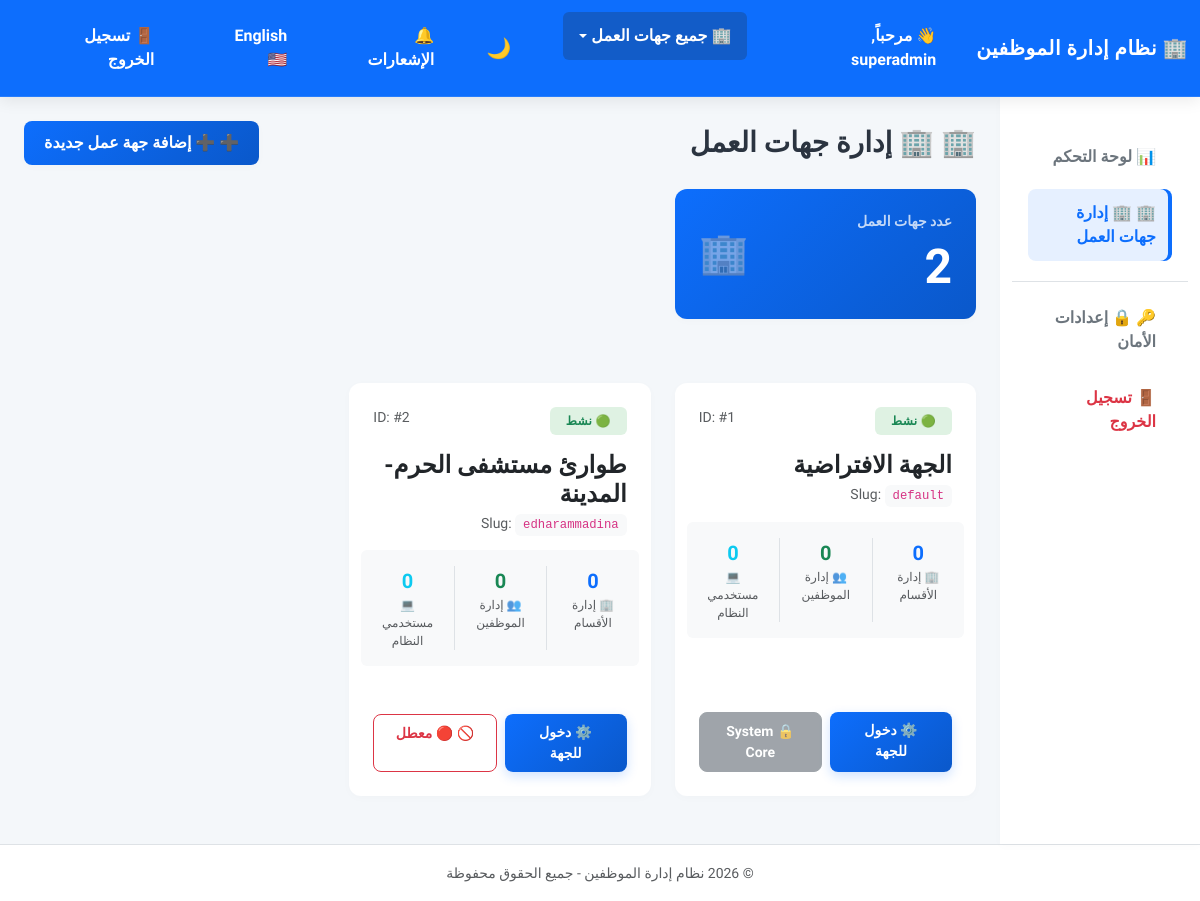
Page /admin/organizations.php (signed in) on the committed database.
### tables this page shows
CREATE TABLE `organizations` (
  `id` int(11) NOT NULL AUTO_INCREMENT,
  `name_ar` varchar(150) NOT NULL,
  `name_en` varchar(150) NOT NULL,
  `slug` varchar(50) NOT NULL,
  `status` enum('active','suspended') DEFAULT 'active',
  `created_at` timestamp NOT NULL DEFAULT current_timestamp(),
  PRIMARY KEY (`id`),
  UNIQUE KEY `name_ar` (`name_ar`),
  UNIQUE KEY `name_en` (`name_en`),
  UNIQUE KEY `slug` (`slug`)
);

### includes/languages.php (called while the page is built, shortened)
<?php
$translations['ar']['prevent_overlapping_leaves'] = 'منع تداخل الإجازات';
$translations['en']['prevent_overlapping_leaves'] = 'Prevent Overlapping Leaves';
$translations['ar']['allow_past_leaves'] = 'السماح بتقديم إجازة بأثر رجعي (تواريخ سابقة)';
$translations['en']['allow_past_leaves'] = 'Allow Retroactive Leaves (Past Dates)';
$translations['ar']['past_leaves_error'] = 'عذراً، غير مسموح بتقديم طلب إجازة في تاريخ قد مضى.';
$translations['en']['past_leaves_error'] = 'Sorry, requesting a leave in the past is not allowed.';
$translations['ar']['leave_controls'] = 'ضوابط وأنظمة الإجازات';
$translations['en']['leave_controls'] = 'Leave Policies & Controls';
$translations['ar']['overlapping_leaves_error'] = 'عذراً، يوجد لديك إجازة سابقة (معلقة أو مقبولة) تتداخل مع هذه التواريخ.';
$translations['en']['overlapping_leaves_error'] = 'Sorry, you have a previous leave (pending or approved) that overlaps with these dates.';
$translations['ar']['security_settings'] = '🔒 إعدادات الأمان';
$translations['en']['security_settings'] = '🔒 Security Settings';
$translations['ar']['2fa_title'] = 'التحقق الثنائي باستخدام تطبيق (2FA)';
$translations['en']['2fa_title'] = 'Two-Factor Authentication (2FA)';
$translations['ar']['2fa_active_title'] = 'ميزة التحقق الثنائي نشطة حالياً لحماية حسابك!';
$translations['en']['2fa_active_title'] = 'Two-Factor Authentication is currently active!';
$translations['ar']['2fa_active_desc'] = 'في كل مرة تقوم فيها بتسجيل الدخول، سيُطلب منك إدخال رمز التحقق المكون من 6 أرقام من تطبيق Authenticator الخاص بك.';
$translations['en']['2fa_active_desc'] = 'Each time you login, you will be required to enter the 6-digit verification code from your Authenticator app.';
$translations['ar']['2fa_disable_title'] = 'تعطيل التحقق الثنائي';
$translations['en']['2fa_disable_title'] = 'Disable Two-Factor Authentication';
$translations['ar']['2fa_disable_desc'] = 'لتعطيل هذه الميزة الأمنية، يرجى إدخال الرمز الحالي من تطبيق التحقق للـتأكيد:';
$translations['en']['2fa_disable_desc'] = 'To disable this security feature, please enter the current code from your Authenticator app to confirm:';
$translations['ar']['2fa_disable_btn'] = '🔴 تعطيل التحقق الثنائي';
$translations['en']['2fa_disable_btn'] = '🔴 Disable Two-Factor Authentication';
$translations['ar']['2fa_setup_title'] = 'إعداد التحقق الثنائي (2FA)';
$translations['en']['2fa_setup_title'] = 'Setup Two-Factor Authentication (2FA)';
$translations['ar']['2fa_setup_desc'] = 'التحقق الثنائي يضيف طبقة أمان إضافية لحسابك. تحتاج لتنزيل تطبيق مثل Google Authenticator أو Authy على هاتفك المحمول أولاً.';
$translations['en']['2fa_setup_desc'] = '2FA adds an extra layer of security. You need to download Google Authenticator or Authy on your mobile phone first.';
$translations['ar']['2fa_step_1'] = '1. امسح الرمز المربع (QR Code)';
$translations['en']['2fa_step_1'] = '1. Scan the QR Code';
$translations['ar']['2fa_step_1_desc'] = 'افتح تطبيق التحقق على هاتفك، واختر "إضافة حساب" ثم قم بمسح الرمز المربع أدناه كاملاً بالعدسة.';
$translations['en']['2fa_step_1_desc'] = 'Open the authenticator app, choose "Add account" and scan the QR code below.';
$translations['ar']['2fa_step_2'] = 'أو أدخل المفتاح السري يدوياً:';
$translations['en']['2fa_step_2'] = 'Or enter the secret key manually:';
$translations['ar']['copy'] = 'نسخ المفتاح';
$translations['en']['copy'] = 'Copy Key';
$translations['ar']['copied'] = 'تم النسخ';
$translations['en']['copied'] = 'Copied';
$translations['ar']['2fa_step_3'] = '2. أدخل رمز التحقق للتأكيد وتفعيل الخدمة';
$translations['en']['2fa_step_3'] = '2. Enter the verification code to activate';
$translations['ar']['2fa_code_label'] = 'رمز التحقق (6 أرقام)';
$translations['en']['2fa_code_label'] = 'Verification Code (6-digits)';
$translations['ar']['2fa_enable_btn'] = '🟢 تفعيل التحقق الثنائي';
$translations['en']['2fa_enable_btn'] = '🟢 Enable Two-Factor Authentication';
$translations['ar']['fill_fields_error'] = 'يرجى ملء جميع الحقول المطلوبة.';
$translations['en']['fill_fields_error'] = 'Please fill all required fields.';
$translations['ar']['2fa_enabled_success'] = '🎉 تم تفعيل ميزة التحقق الثنائي بنجاح وحماية حسابك!';
$translations['en']['2fa_enabled_success'] = '🎉 Two-factor authentication enabled successfully!';
$translations['ar']['2fa_disabled_success'] = '⚠️ تم تعطيل التحقق الثنائي بنجاح. حسابك الآن أقل أماناً.';
$translations['en']['2fa_disabled_success'] = '⚠️ Two-factor authentication disabled successfully.';
$translations['ar']['2fa_invalid_code'] = '❌ الرمز المدخل غير صحيح أو انتهت صلاحيته الزمنيّة، يرجى المحاولة مجدداً.';
$translations['en']['2fa_invalid_code'] = '❌ Invalid verification code, please try again.';
$translations['ar']['super_admin_dashboard'] = '👑 لوحة تحكم المدير العام';
$translations['en']['super_admin_dashboard'] = '👑 Super Admin Dashboard';
$translations['ar']['organizations_mgmt'] = '🏢 إدارة جهات العمل';
$translations['en']['organizations_mgmt'] = '🏢 Organizations Management';
$translations['ar']['add_organization'] = '➕ إضافة جهة عمل جديدة';
$translations['en']['add_organization'] = '➕ Add New Organization';
$translations['ar']['edit_organization'] = '✏️ تعديل جهة العمل';
$translations['en']['edit_organization'] = '✏️ Edit Organization';
$translations['ar']['org_name_ar'] = 'اسم جهة العمل (عربي)';
$translations['en']['org_name_ar'] = 'Organization Name (Arabic)';
$translations['ar']['org_name_en'] = 'اسم جهة العمل (EN)';
$translations['en']['org_name_en'] = 'Organization Name (English)';
$translations['ar']['org_slug'] = 'معرف جهة العمل الفريد (Slug)';
$translations['en']['org_slug'] = 'Organization Slug (Unique Key)';
$translations['ar']['org_manager_username'] = 'اسم مستخدم المدير المشرف';
$translations['en']['org_manager_username'] = 'Supervising Manager Username';
$translations['ar']['org_manager_email'] = 'البريد الإلكتروني للمدير';
$translations['en']['org_manager_email'] = 'Manager Email Address';
$translations['ar']['org_manager_password'] = 'كلمة مرور المدير الأولى';
$translations['en']['org_manager_password'] = 'Initial Manager Password';
$translations['ar']['active'] = '🟢 نشط';
$translations['en']['active'] = '🟢 Active';
$translations['ar']['suspended'] = '🔴 معطل';
$translations['en']['suspended'] = '🔴 Suspended';
$translations['ar']['all_organizations'] = 'جميع جهات العمل';
$translations['en']['all_organizations'] = 'All Organizations';
$translations['ar']['org_count'] = 'عدد جهات العمل';
$translations['en']['org_count'] = 'Organizations Count';
$translations['ar']['organization'] = 'جهة العمل';
$translations['en']['organization'] = 'Organization';
$translations['ar']['switch_org'] = '🔁 تغيير جهة العمل النشطة';
$translations['en']['switch_org'] = '🔁 Switch Active Organization';
$translations['ar']['success_org_created'] = '✅ تم إنشاء جهة العمل وحساب المدير بنجاح!';
$translations['en']['success_org_created'] = '✅ Organization and manager account created successfully!';
$translations['ar']['weekend_settings'] = 'إعدادات عطلات نهاية الأسبوع';
$translations['en']['weekend_settings'] = 'Weekend Settings';
$translations['ar']['weekend_days'] = 'أيام نهاية الأسبوع';
$translations['en']['weekend_days'] = 'Weekend Days';
$translations['ar']['holidays'] = '🏖️ العطلات الرسمية';
$translations['en']['holidays'] = '🏖️ Official Holidays';
$translations['ar']['add_holiday'] = 'إضافة عطلة رسمية';
$translations['en']['add_holiday'] = 'Add Official Holiday';
$translations['ar']['holiday_name'] = 'اسم العطلة';
$translations['en']['holiday_name'] = 'Holiday Name';
$translations['ar']['leave_reports'] = '📊 تقارير وتحليلات الإجازات';
$translations['en']['leave_reports'] = '📊 Leave Reports & Analytics';
return $translations;
?>

### includes/config.php (called while the page is built, shortened)
<?php
require_once 'languages.php';
$lang = $_SESSION['lang'] ?? 'ar';
function h($string) {
    return htmlspecialchars($string, ENT_QUOTES, 'UTF-8');
}
?>

### admin/organizations.php (the view, shortened to what this page needs)
<?php
require_once '../includes/config.php';
$orgs = [];
try {
    $query = "
        SELECT o.*,
            (SELECT COUNT(*) FROM departments WHERE organization_id = o.id) AS dept_count,
            (SELECT COUNT(*) FROM employees WHERE organization_id = o.id) AS emp_count,
            (SELECT COUNT(*) FROM users WHERE organization_id = o.id) AS user_count
        FROM organizations o
        ORDER BY o.id ASC
    ";
    $orgs = $pdo->query($query)->fetchAll();
} catch (Exception $e) {
    $error = __('db_error') . ': ' . $e->getMessage();
}
include '../includes/header.php';
?>
<div class="d-flex justify-content-between align-items-center mb-4">
    <h2 class="h3 mb-0 text-gray-800 fw-bold">🏢 <?php echo __('organizations_mgmt'); ?></h2>
    <button class="btn btn-primary fw-bold shadow-sm" data-bs-toggle="modal" data-bs-target="#addOrgModal">
        ➕ <?php echo __('add_organization'); ?>
    </button>
</div>
<div class="row mb-4">
    <div class="col-md-4 mb-3">
        <div class="card border-0 shadow-sm bg-gradient-primary text-white">
            <div class="card-body p-4">
                <div class="d-flex justify-content-between align-items-center">
                    <div>
                        <h6 class="text-uppercase small mb-2 opacity-75 fw-bold"><?php echo __('org_count'); ?></h6>
                        <h2 class="display-5 fw-bold mb-0"><?php echo count($orgs); ?></h2>
                    </div>
                    <div class="fs-1 opacity-50">🏢</div>
                </div>
            </div>
        </div>
    </div>
</div>
<div class="row">
    <?php if (empty($orgs)): ?>
        <div class="col-12">
            <div class="card border-0 shadow-sm text-center p-5">
                <p class="text-muted fs-5 mb-0"><?php echo __('no_data'); ?></p>
            </div>
        </div>
    <?php else: ?>
        <?php foreach ($orgs as $org): ?>
            <div class="col-md-6 col-lg-4 mb-4">
                <div class="card border-0 shadow-sm h-100 transition-hover">
                    <div class="card-body p-4 d-flex flex-column justify-content-between">
                        <div>
                            <div class="d-flex justify-content-between align-items-start mb-3">
                                <span class="badge py-2 px-3 fw-bold <?php echo $org['status'] === 'active' ? 'bg-success-soft text-success' : 'bg-danger-soft text-danger'; ?>">
                                    <?php echo $org['status'] === 'active' ? __('active') : __('suspended'); ?>
                                </span>
                                <span class="text-muted small">ID: #<?php echo $org['id']; ?></span>
                            </div>
                            <h4 class="fw-bold mb-1"><?php echo $lang === 'en' ? h($org['name_en']) : h($org['name_ar']); ?></h4>
                            <p class="text-muted small mb-3">Slug: <code class="bg-light px-2 py-1 rounded small"><?php echo h($org['slug']); ?></code></p>
                            <div class="row text-center bg-light rounded py-3 mb-4">
                                <div class="col-4 border-end">
                                    <div class="fw-bold fs-5 text-primary"><?php echo $org['dept_count']; ?></div>
                                    <div class="x-small text-muted"><?php echo __('departments'); ?></div>
                                </div>
                                <div class="col-4 border-end">
                                    <div class="fw-bold fs-5 text-success"><?php echo $org['emp_count']; ?></div>
                                    <div class="x-small text-muted"><?php echo __('employees'); ?></div>
                                </div>
                                <div class="col-4">
                                    <div class="fw-bold fs-5 text-info"><?php echo $org['user_count']; ?></div>
                                    <div class="x-small text-muted"><?php echo __('system_users'); ?></div>
                                </div>
                            </div>
                        </div>
                        <div class="d-flex gap-2">
                            <a href="../index.php?switch_org=<?php echo $org['id']; ?>" class="btn btn-primary btn-sm w-100 fw-bold py-2">
                                ⚙️ دخول للجهة
                            </a>
                            <?php if ($org['id'] > 1): ?>
                                <?php if ($org['status'] === 'active'): ?>
                                    <a href="organizations.php?toggle_status=suspended&org_id=<?php echo $org['id']; ?>"
                                       class="btn btn-outline-danger btn-sm w-100 fw-bold py-2"
                                       onclick="return confirm('<?php echo __('confirm_delete'); ?>')">
                                        🚫 <?php echo __('suspended'); ?>
                                    </a>
                                <?php endif; ?>
                            <?php else: ?>
                                <button class="btn btn-secondary btn-sm w-100 fw-bold py-2 disabled" disabled>
                                    🔒 System Core
                                </button>
                            <?php endif; ?>
                        </div>
                    </div>
                </div>
            </div>
        <?php endforeach; ?>
    <?php endif; ?>
</div>
<?php include '../includes/footer.php'; ?>

### rows in the picture
organizations: status "🟢 نشط", id "1", name_ar "الجهة الافتراضية", slug "default", dept_count "0", emp_count "0", user_count "0", shows "🔒 System Core"
organizations: status "🟢 نشط", id "2", name_ar "طوارئ مستشفى الحرم-المدينة", slug "edharammadina", dept_count "0", emp_count "0", user_count "0"

### other values in the picture
__('site_name') "🏢 نظام إدارة الموظفين"
__('welcome') "👋 مرحباً"
$_SESSION['full_name'] "superadmin"
__('all_organizations') "جميع جهات العمل"
__('notifications') "🔔 الإشعارات"
__('language') "English 🇺🇸"
__('logout') "🚪 تسجيل الخروج"
__('dashboard') "📊 لوحة التحكم"
__('organizations_mgmt') "🏢 إدارة جهات العمل"
__('security_settings') "🔒 إعدادات الأمان"
__('add_organization') "➕ إضافة جهة عمل جديدة"
__('org_count') "عدد جهات العمل"
count($orgs) "2"
SITE_NAME "نظام إدارة الموظفين"
$footer_text "جميع الحقوق محفوظة"
